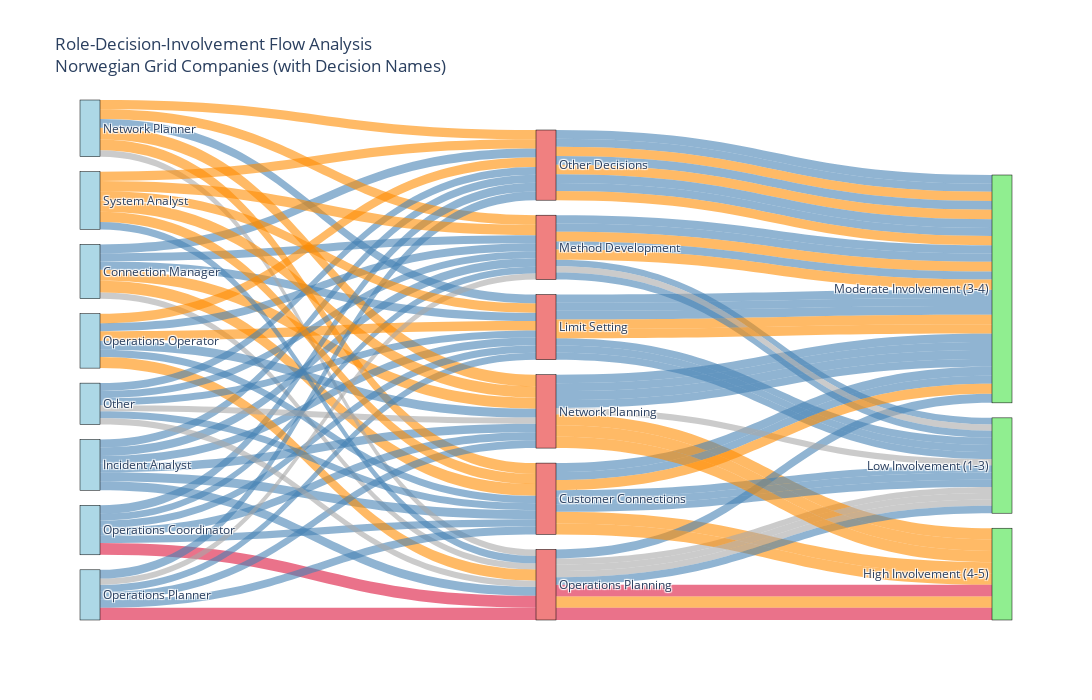

Source (notebook cell):
### Code cell
# Create the visualization with decision names
fig = create_phase1_sankey_with_labels(weighted_involvement_df)
fig.show()

### Figure 1 — Plotly figure (JSON) as saved in the notebook; plotly's stock layout.template omitted (floating-point values rounded to 4 significant figures)
{"data": [{"link": {"color": ["rgba(255, 140, 0, 0.6)", "rgba(255, 140, 0, 0.6)", "rgba(169, 169, 169, 0.6)", "rgba(169, 169, 169, 0.6)", "rgba(255, 140, 0, 0.6)", "rgba(255, 140, 0, 0.6)", "rgba(70, 130, 180, 0.6)", "rgba(70, 130, 180, 0.6)", "rgba(70, 130, 180, 0.6)", "rgba(70, 130, 180, 0.6)", "rgba(70, 130, 180, 0.6)", "rgba(70, 130, 180, 0.6)", "rgba(70, 130, 180, 0.6)", "rgba(70, 130, 180, 0.6)", "rgba(70, 130, 180, 0.6)", "rgba(70, 130, 180, 0.6)", "rgba(70, 130, 180, 0.6)", "rgba(70, 130, 180, 0.6)", "rgba(70, 130, 180, 0.6)", "rgba(70, 130, 180, 0.6)", "rgba(70, 130, 180, 0.6)", "rgba(70, 130, 180, 0.6)", "rgba(70, 130, 180, 0.6)", "rgba(70, 130, 180, 0.6)", "rgba(255, 140, 0, 0.6)", "rgba(255, 140, 0, 0.6)", "rgba(169, 169, 169, 0.6)", "rgba(169, 169, 169, 0.6)", "rgba(255, 140, 0, 0.6)", "rgba(255, 140, 0, 0.6)", "rgba(70, 130, 180, 0.6)", "rgba(70, 130, 180, 0.6)", "rgba(255, 140, 0, 0.6)", "rgba(255, 140, 0, 0.6)", "rgba(255, 140, 0, 0.6)", "rgba(255, 140, 0, 0.6)", "rgba(70, 130, 180, 0.6)", "rgba(70, 130, 180, 0.6)", "rgba(220, 20, 60, 0.6)", "rgba(220, 20, 60, 0.6)", "rgba(70, 130, 180, 0.6)", "rgba(70, 130, 180, 0.6)", "rgba(70, 130, 180, 0.6)", "rgba(70, 130, 180, 0.6)", "rgba(70, 130, 180, 0.6)", "rgba(70, 130, 180, 0.6)", "rgba(70, 130, 180, 0.6)", "rgba(70, 130, 180, 0.6)", "rgba(70, 130, 180, 0.6)", "rgba(70, 130, 180, 0.6)", "rgba(255, 140, 0, 0.6)", "rgba(255, 140, 0, 0.6)", "rgba(70, 130, 180, 0.6)", "rgba(70, 130, 180, 0.6)", "rgba(255, 140, 0, 0.6)", "rgba(255, 140, 0, 0.6)", "rgba(70, 130, 180, 0.6)", "rgba(70, 130, 180, 0.6)", "rgba(255, 140, 0, 0.6)", "rgba(255, 140, 0, 0.6)", "rgba(70, 130, 180, 0.6)", "rgba(70, 130, 180, 0.6)", "rgba(220, 20, 60, 0.6)", "rgba(220, 20, 60, 0.6)", "rgba(70, 130, 180, 0.6)", "rgba(70, 130, 180, 0.6)", "rgba(70, 130, 180, 0.6)", "rgba(70, 130, 180, 0.6)", "rgba(169, 169, 169, 0.6)", "rgba(169, 169, 169, 0.6)", "rgba(70, 130, 180, 0.6)", "rgba(70, 130, 180, 0.6)", "rgba(70, 130, 180, 0.6)", "rgba(70, 130, 180, 0.6)", "rgba(169, 169, 169, 0.6)", "rgba(169, 169, 169, 0.6)", "rgba(169, 169, 169, 0.6)", "rgba(169, 169, 169, 0.6)", "rgba(70, 130, 180, 0.6)", "rgba(70, 130, 180, 0.6)", "rgba(70, 130, 180, 0.6)", "rgba(70, 130, 180, 0.6)", "rgba(70, 130, 180, 0.6)", "rgba(70, 130, 180, 0.6)", "rgba(255, 140, 0, 0.6)", "rgba(255, 140, 0, 0.6)", "rgba(70, 130, 180, 0.6)", "rgba(70, 130, 180, 0.6)", "rgba(255, 140, 0, 0.6)", "rgba(255, 140, 0, 0.6)", "rgba(255, 140, 0, 0.6)", "rgba(255, 140, 0, 0.6)", "rgba(255, 140, 0, 0.6)", "rgba(255, 140, 0, 0.6)", "rgba(255, 140, 0, 0.6)", "rgba(255, 140, 0, 0.6)"], "source": [0, 8, 0, 9, 0, 10, 0, 11, 0, 12, 0, 13, 1, 8, 1, 9, 1, 10, 1, 11, 1, 12, 1, 13, 2, 8, 2, 9, 2, 10, 2, 11, 2, 12, 2, 13, 3, 8, 3, 9, 3, 10, 3, 11, 3, 12, 3, 13, 4, 8, 4, 9, 4, 10, 4, 11, 4, 12, 4, 13, 5, 8, 5, 9, 5, 10, 5, 11, 5, 12, 5, 13, 6, 8, 6, 9, 6, 10, 6, 11, 6, 12, 6, 13, 7, 8, 7, 9, 7, 10, 7, 11, 7, 12, 7, 13], "target": [8, 14, 9, 16, 10, 14, 11, 15, 12, 15, 13, 15, 8, 15, 9, 15, 10, 15, 11, 15, 12, 15, 13, 15, 8, 14, 9, 16, 10, 14, 11, 15, 12, 15, 13, 15, 8, 16, 9, 14, 10, 15, 11, 16, 12, 16, 13, 15, 8, 16, 9, 14, 10, 15, 11, 15, 12, 15, 13, 15, 8, 15, 9, 14, 10, 15, 11, 16, 12, 16, 13, 15, 8, 16, 9, 16, 10, 16, 11, 16, 12, 16, 13, 15, 8, 15, 9, 16, 10, 14, 11, 15, 12, 15, 13, 15], "value": [4.444, 4.444, 2.333, 2.333, 4.222, 4.222, 3.111, 3.111, 3.111, 3.111, 3.333, 3.333, 3.4, 3.4, 3.4, 3.4, 3.2, 3.2, 3, 3, 3.2, 3.2, 3, 3, 4.091, 4.091, 2.455, 2.455, 4.364, 4.364, 3.364, 3.364, 3.636, 3.636, 3.545, 3.545, 2.75, 2.75, 4.5, 4.5, 3, 3, 2.75, 2.75, 2.5, 2.5, 3.25, 3.25, 2.8, 2.8, 4.2, 4.2, 3.4, 3.4, 3.6, 3.6, 3, 3, 3.6, 3.6, 3, 3, 4.667, 4.667, 3, 3, 2.667, 2.667, 2.333, 2.333, 3.333, 3.333, 2.667, 2.667, 2.333, 2.333, 2.333, 2.333, 2.667, 2.667, 2.667, 2.667, 3, 3, 3.833, 3.833, 2.833, 2.833, 4.25, 4.25, 3.5, 3.5, 3.917, 3.917, 3.5, 3.5]}, "node": {"color": ["lightblue", "lightblue", "lightblue", "lightblue", "lightblue", "lightblue", "lightblue", "lightblue", "lightcoral", "lightcoral", "lightcoral", "lightcoral", "lightcoral", "lightcoral", "lightgreen", "lightgreen", "lightgreen"], "label": ["Connection Manager", "Incident Analyst", "Network Planner", "Operations Coordinator", "Operations Operator", "Operations Planner", "Other", "System Analyst", "Customer Connections", "Operations Planning", "Network Planning", "Limit Setting", "Method Development", "Other Decisions", "High Involvement (4-5)", "Moderate Involvement (3-4)", "Low Involvement (1-3)"], "line": {"color": "black", "width": 0.5}, "pad": 15, "thickness": 20}, "type": "sankey"}], "layout": {"font": {"size": 12}, "height": 700, "title": {"text": "Role-Decision-Involvement Flow Analysis<br>Norwegian Grid Companies (with Decision Names)"}, "width": 1200}}
